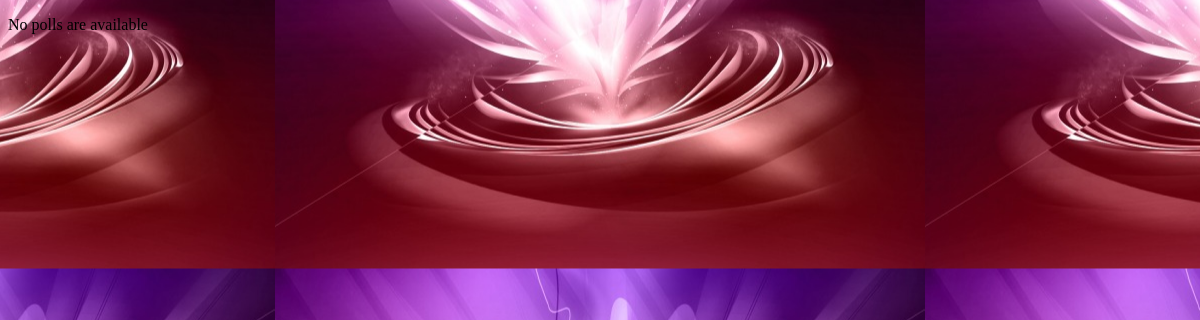
The page /polls/ on the database as committed earlier.
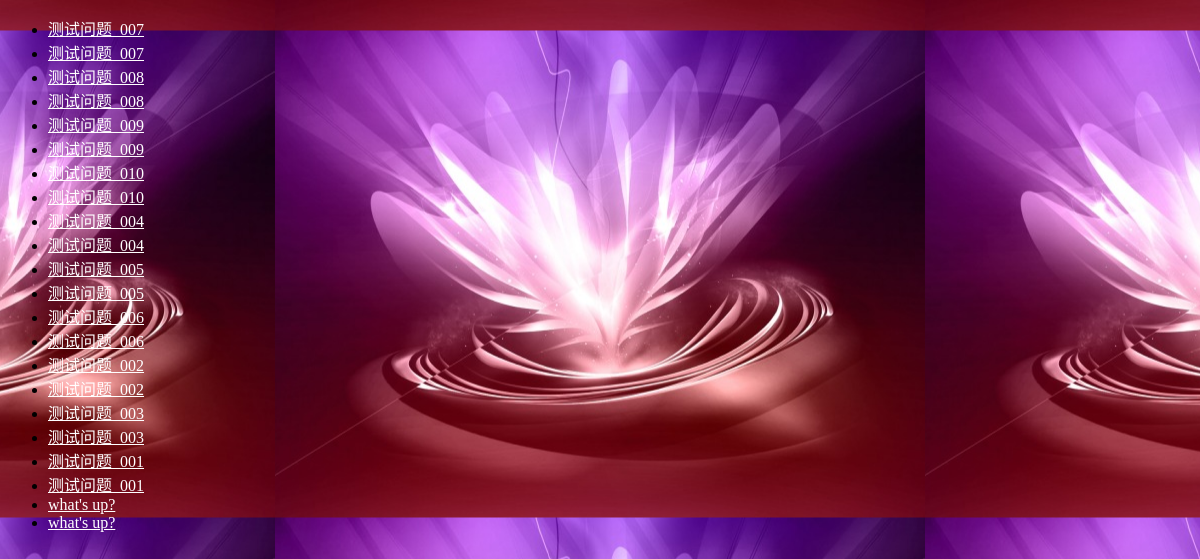
The same page on the database as committed later.
### polls/models.py (models this page shows, shortened)
class Question(models.Model):
    question_text = models.CharField(max_length=200)
    pub_date = models.DateTimeField('date published')
    create_time = models.DateTimeField(auto_now_add=True)
    last_time = models.DateTimeField(auto_now=True)
    class Meta:
        db_table = 'question'
        ordering = ['id']

### polls/views.py (the view)
class IndexView(generic.ListView):
    template_name = 'polls/index.html'
    context_object_name = 'latest_question_list'
    def get_queryset(self):  # 或者 queryset
        return Question.objects.filter(pub_date__lte=timezone.now()).order_by('-pub_date')

### polls/templates/polls/index.html (shortened to what this page needs)
{% load staticfiles %}
<!DOCTYPE html>
<html lang="en">
<head>
    <link rel="stylesheet" type="text/css" href="{% static 'polls/style.css' %}"/>
</head>
<body>
    {% if latest_question_list %}
        <ul>
        {% for question in latest_question_list %}
            <li><a href="{% url 'polls:detail' question.id %}">{{ question.question_text }}</a></li>
            <li><a href="{% url 'polls:detail' question.id %}">{{ question.question_text }}</a></li>
        {% endfor %}
        </ul>
    {% else %}
        <p> No polls are available</p>
    {% endif %}
</body>
</html>

Rows that differ between the two databases and show on the page:
added Question: question_text "测试问题_007"
added Question: question_text "测试问题_008"
added Question: question_text "测试问题_009"
added Question: question_text "测试问题_010"
added Question: question_text "测试问题_004"
added Question: question_text "测试问题_005"
added Question: question_text "测试问题_006"
added Question: question_text "测试问题_002"
added Question: question_text "测试问题_003"
added Question: question_text "测试问题_001"
added Question: question_text "what's up?"
Other text that changed with them:
text no longer shown: "No polls are available"
